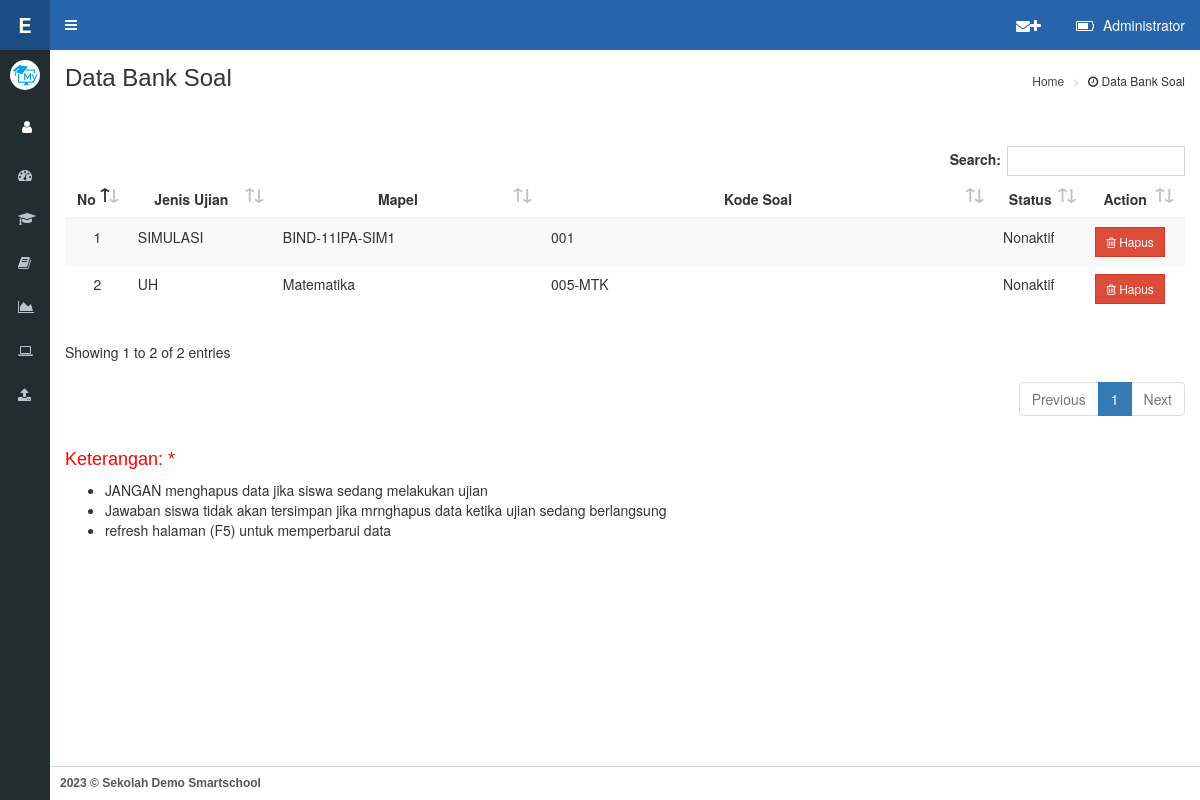
Screenshot of /on-admin/soalbase.php (signed in) with the database file from the repository.
### tables this page shows
CREATE TABLE `users` (
  `id` int(10) NOT NULL,
  `nip` varchar(100) NOT NULL,
  `nama` varchar(200) NOT NULL,
  `jabatan` text NOT NULL,
  `pass` varchar(255) NOT NULL,
  `Id_User` int(11) NOT NULL DEFAULT '1',
  `Id_Usergroup_User` int(11) NOT NULL DEFAULT '1',
  `foto` varchar(100) DEFAULT NULL,
  `instagram` varchar(100) NOT NULL,
  `youtube` varchar(100) NOT NULL,
  `phone` varchar(20) NOT NULL,
  `admin_su` varchar(2) NOT NULL DEFAULT '0'
);

CREATE TABLE `profil` (
  `id` int(11) NOT NULL,
  `n_sekolah` varchar(30) NOT NULL,
  `sub_n_sekolah` varchar(100) NOT NULL,
  `kode_sekolah` varchar(30) NOT NULL,
  `logo` varchar(30) NOT NULL,
  `logo_ujian` varchar(30) NOT NULL,
  `jenis_ujian` text NOT NULL,
  `kota` varchar(30) NOT NULL,
  `tanggal` text NOT NULL,
  `th_ajaran` varchar(15) NOT NULL,
  `logo_kota` varchar(30) NOT NULL,
  `web` varchar(30) NOT NULL,
  `bg_login` varchar(30) NOT NULL,
  `kepsek` varchar(50) NOT NULL,
  `nip` varchar(20) NOT NULL
);

CREATE TABLE `ujian` (
  `Urut` int(11) NOT NULL,
  `jenis` varchar(50) NOT NULL,
  `mapel` varchar(50) NOT NULL,
  `kodesoal` varchar(50) NOT NULL,
  `waktu` varchar(8) NOT NULL,
  `lamaujian` varchar(12) NOT NULL,
  `kunci` varchar(100) NOT NULL,
  `aktif` int(11) NOT NULL DEFAULT '0',
  `acak` varchar(2) NOT NULL,
  `opsi` varchar(10) NOT NULL,
  `kelas` varchar(10) NOT NULL,
  `nilai` varchar(3) NOT NULL
);

### on-admin/conn/cek.php (called while the page is built, shortened)
<?php
if (!isset($_SESSION['admin']) || empty($_SESSION['admin'])) {
header('location:../admin/index.php');
} else {
$username=$_SESSION['admin'];
}
?>

### on-admin/conn/fungsi.php (called while the page is built, shortened)
<?php
$query = mysqli_query ($konek, "SELECT * FROM users WHERE nip='$username'");
$ar = mysqli_fetch_array ($query);
$nama=$ar['nama'];
?>

### on-admin/page/dt_soalbase.php (the view, shortened to what this page needs)
<thead>
	<tr>
		<th width="4%">No</th>
		<th width="15%">Jenis Ujian</th>
		<th width="25%">Mapel</th>
		<th width="40%">Kode Soal</th>
		<th width="4%">Status</th>
		<th width="10%">Action</th>
	</tr>
</thead>
<tbody>
	<?php
		$querydosen = mysqli_query ($konek, "SELECT * FROM ujian");
		$i=1;
		while ($vv = mysqli_fetch_array ($querydosen)){
		    $aktif =$vv['aktif'];
		    $aktif = str_replace("0", "Nonaktif", $aktif);
                        $aktif = str_replace("1", "Aktif", $aktif);
			echo "
				<tr>
					<td align=center>$i</td>
					<td>$vv[jenis]</td>
					<td>$vv[mapel]</td>
					<td>$vv[kodesoal]</td>
					<td>$aktif</td>
					<td>
					<a style='font-decoration:none;color:#222;' onClick='confirm_delete(\"page/soalbase_delete.php?id=$vv[Urut]\")'><button type='button' class='btn btn-danger btn-flat btn-sm'><i class='fa fa-trash-o'></i> Hapus</button></a>
					</td>
				</tr>";
		$i++;
		}
	?>
</tbody>

### on-admin/navbar/content_header.php (shortened to what this page needs)
<header class="main-header">
<div class="logo">
<span class="logo-sm">
<b style="color:white;">E CBT <?php echo date ('Y') ?></b></span>
</div>
  <nav class="navbar navbar-static-top" role="navigation">
    <a href="#" class="sidebar-toggle" data-toggle="push-menu" role="button">
    </a>
    <div class="navbar-custom-menu">
      <ul class="nav navbar-nav">
        <li class="dropdown user user-menu">
          <a href="#" class="dropdown-toggle" data-toggle="dropdown">
            <i class="fa fa-battery-three-quarters"></i>
                <span class="hidden-xs" style="text-transform:capitalize;"><?php echo $nama;?></span>
          </a>
        </li>
      </ul>
    </div>
    <div class="navbar-custom-menu">
      <ul class="nav navbar-nav">
        <li class="dropdown user user-menu">
          <a href="pesan.php">
            <i class="fa fa-envelope"><i class="fa fa-plus"></i></i>
          </a>
        </li>
      </ul>
    </div>
  </nav>
</header>

### on-admin/navbar/userpanel.php (shortened to what this page needs)
<?php
$qq = mysqli_query ($konek, "SELECT * FROM profil where id='1'");
						while ($xx = mysqli_fetch_array ($qq)){
                        ?>
		<div class="user-panel">
            <div class="pull-left image">
              <img src="../aset/foto/<?php echo $xx['logo'];?>" class="img-circle" alt="User Image">
            </div>
		  </div>
		  <div class="user-panel">
            <div class="pull-left image">
			<a href="profil.php" data-toggle="tooltip" data-placement="right" title="Profil"><button id="cog" class="btn btn-default btn-md"><i class="fa fa-user"></i></button></a>
            <a href="theme.php" data-placement="right" data-toggle="tooltip" title="setting"><button id="cog" class="btn btn-default"><i class="fa fa-cog"></i></button></a>
            </div>
        </div>
<?php }?>

### on-admin/soalbase.php (style rules this page uses)
#cog { border-radius:0; background-color:#222d32; color:white; border:0; }

### rows the page displays
users: nama "Administrator"
profil: logo (picture)
ujian: jenis "SIMULASI", mapel "BIND-11IPA-SIM1", kodesoal "001", aktif "Nonaktif"
ujian: jenis "UH", mapel "Matematika", kodesoal "005-MTK", aktif "Nonaktif"
